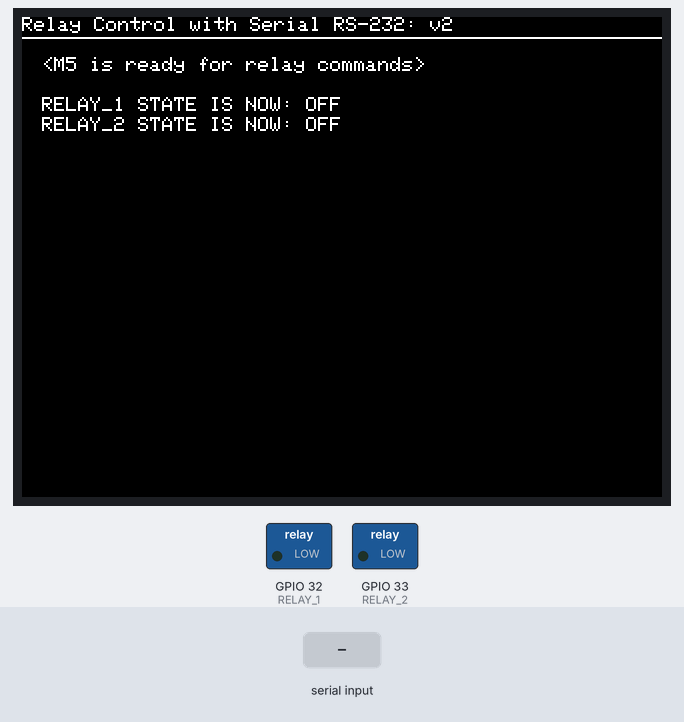
Bench run of a program on a simulated ESP32. Parts: 320×240 colour display, switched loads named in the program (green lamp = pin HIGH). The inputs (shaded band) are chosen by the test bench. What the program prints to the serial monitor is not drawn.

Above: at 1.3 s.
1.4 s: "<11>" received over the second serial link
At 2.6 s:
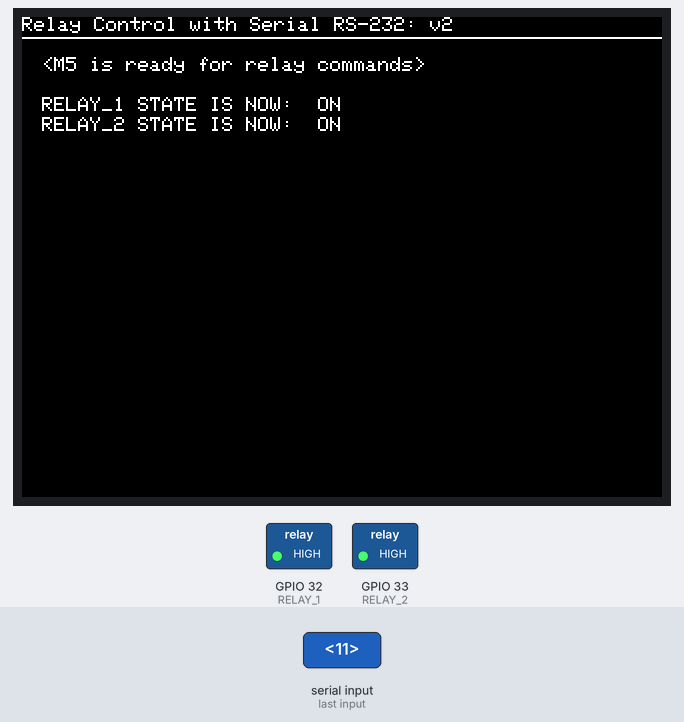
2.9 s: "<01>" received over the second serial link
At 3.9 s:
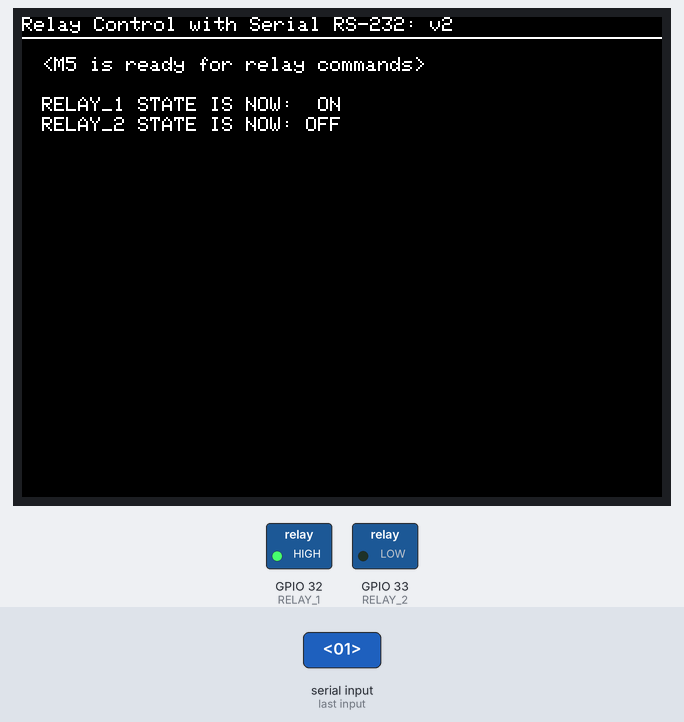
4.4 s: "<10>" received over the second serial link
At 5.0 s:
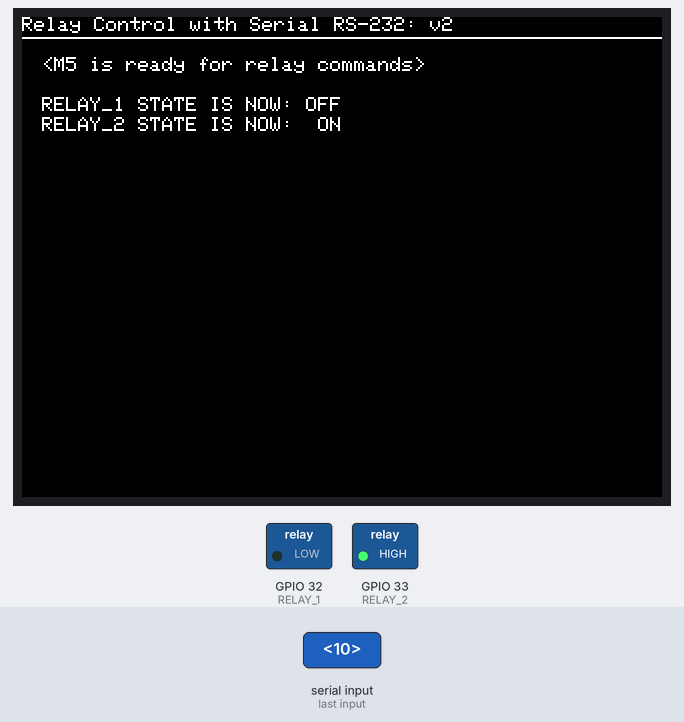
5.9 s: "<00>" received over the second serial link
At 6.2 s:
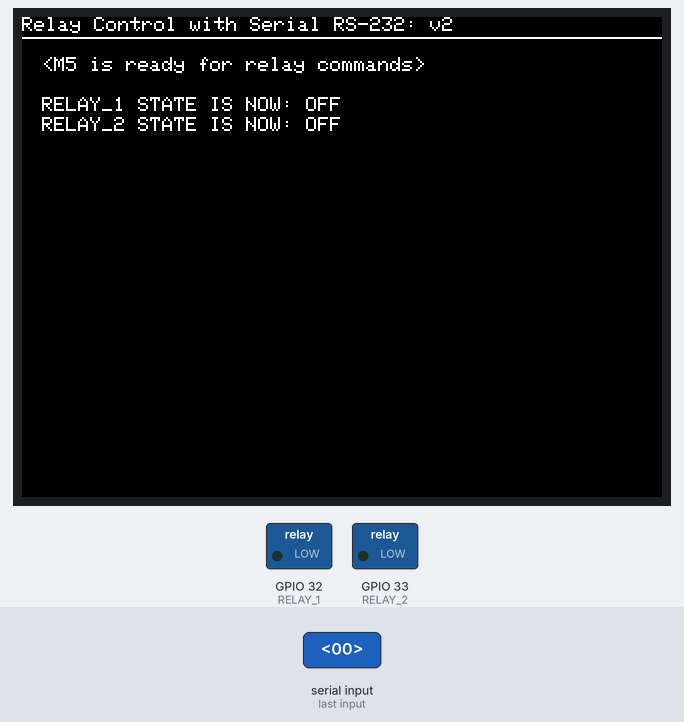
Timing chart, 0 to 8.4 s (numbered marks = the images above; inputs shaded):
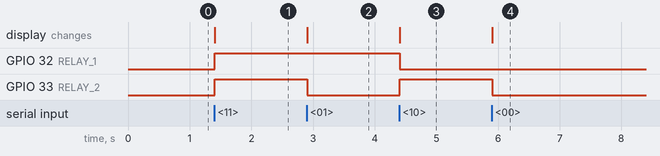

Measured:
- after the input at 1.4 s, GPIO 32 (RELAY_1), GPIO 33 (RELAY_2): LOW → HIGH at once; the display: changes at once (image 1)
- after the input at 2.9 s, GPIO 33 (RELAY_2): HIGH → LOW at once; the display: changes at once (image 2)
- after the input at 4.4 s, GPIO 32 (RELAY_1): HIGH → LOW at once; GPIO 33 (RELAY_2): LOW → HIGH at once; the display: changes at once (image 3)
- after the input at 5.9 s, GPIO 33 (RELAY_2): HIGH → LOW at once; the display: changes at once (image 4)

The program:

main.cpp
```cpp
#include <M5Core2.h>

// This M5Stack Core 2 script controls two relays serial data
// from the serial monitor, capturing the individual
// characters, then evaluating the contents them to see what
// ostate the relas should be in. Relay packet design is as follows:
// 	<00> : all relays off
//	<01> : relay 1 on
//	<10> : relay 2 on
//	<11> : both relays on

const int RELAY_1 = 32; // the board pin, which connects to the IN pin of relay 1
const int RELAY_2 = 33; // the board pin, which connects to the IN pin of relay 2

const byte numChars = 32;
char receivedChars[numChars];
boolean newData = false;

void setup()
{
  M5.begin();
  Serial.begin(115200);
  Serial1.begin(115200, SERIAL_8N1, 13, 14); // Configure serial port that will be read to control relays
  pinMode(RELAY_1, OUTPUT);                  // Set pin 21 to output mode.
  pinMode(RELAY_2, OUTPUT);                  // Set pin 22 to output mode.
  digitalWrite(RELAY_1, LOW);                // Set relay 1 to off at startup
  digitalWrite(RELAY_2, LOW);                // Set relay 2 to off at startup
  M5.Lcd.print("Relay Control with Serial RS-232: v2");
  M5.Lcd.drawLine(0, 10, 320, 10, WHITE);
  M5.Lcd.setCursor(10, 40);
  M5.Lcd.print("RELAY_1 STATE IS NOW: OFF");
  M5.Lcd.setCursor(10, 50);
  M5.Lcd.print("RELAY_2 STATE IS NOW: OFF");
  M5.Lcd.setCursor(10, 20);
  M5.Lcd.print("<M5 is ready for relay commands>");
  Serial1.write("<M5 is ready for relay commands>");
  Serial1.flush();
  Serial.print("<M5 is ready for relay commands>");
  Serial.println();
}

void recvWithStartEndMarkers() // function to read from serial Receive with start- and end-markers
{
  static boolean recvInProgress = false;
  static byte ndx = 0;
  char startMarker = '<';
  char endMarker = '>';
  char rc;

  while (Serial1.available() > 0 && newData == false)
  {

    rc = Serial1.read();

    if (recvInProgress == true)
    {
      if (rc != endMarker)
      {
        receivedChars[ndx] = rc;
        ndx++;
        if (ndx >= numChars)
        {
          ndx = numChars - 1;
        }
      }
      else
      {
        receivedChars[ndx] = '\0'; // terminate the string
        recvInProgress = false;
        ndx = 0;
        newData = true;
      }
    }

    else if (rc == startMarker)
    {
      recvInProgress = true;
    }
  }
}

void showNewData()
{
  if (newData)
  {
    Serial.print("Recieved ... ");
    Serial.println(receivedChars);

    if (!strcmp(receivedChars, "11"))
    { // if <11> is sent: both relays on
      M5.Lcd.setCursor(10, 40);
      M5.Lcd.print("RELAY_1 STATE IS NOW:  ON");
      M5.Lcd.setCursor(10, 50);
      M5.Lcd.print("RELAY_2 STATE IS NOW:  ON");
      digitalWrite(RELAY_1, HIGH);
      digitalWrite(RELAY_2, HIGH);
      Serial1.write("<11>"); // send a message back that shows the current state of the relay
      Serial1.flush();
      Serial.println("RELAY_1 AND RELAY_2 STATE IS NOW: ON");
    }

    if (!strcmp(receivedChars, "00"))
    { // if <00> is sent: both relays off
      M5.Lcd.setCursor(10, 40);
      M5.Lcd.print("RELAY_1 STATE IS NOW: OFF");
      M5.Lcd.setCursor(10, 50);
      M5.Lcd.print("RELAY_2 STATE IS NOW: OFF");
      digitalWrite(RELAY_1, LOW);
      digitalWrite(RELAY_2, LOW);
      Serial1.write("<00>"); // send a message back that shows the current state of the relay
      Serial1.flush();
      Serial.println("RELAY_1 AND RELAY_2 STATE IS NOW: OFF");
    }

    if (!strcmp(receivedChars, "01"))
    { // if <01> is sent: relay 2 is off and relay 1 is on
      M5.Lcd.setCursor(10, 40);
      M5.Lcd.print("RELAY_1 STATE IS NOW:  ON");
      M5.Lcd.setCursor(10, 50);
      M5.Lcd.print("RELAY_2 STATE IS NOW: OFF");
      digitalWrite(RELAY_1, HIGH);
      digitalWrite(RELAY_2, LOW);
      Serial1.write("<01>"); // send a message back that shows the current state of the relay
      Serial1.flush();
      Serial.println("RELAY_1 STATE IS NOW: ON");
    }

    if (!strcmp(receivedChars, "10"))
    { // if <10> is sent: relay 2 is on and relay 1 is off
      M5.Lcd.setCursor(10, 50);
      M5.Lcd.print("RELAY_2 STATE IS NOW:  ON");
      M5.Lcd.setCursor(10, 40);
      M5.Lcd.print("RELAY_1 STATE IS NOW: OFF");
      digitalWrite(RELAY_2, HIGH);
      digitalWrite(RELAY_1, LOW);
      Serial1.write("<10>"); // send a message back that shows the current state of the relay
      Serial1.flush();
      Serial.println("RELAY_2 STATE IS NOW: ON");
    }

    newData = false;
  }
}

void loop()
{
  recvWithStartEndMarkers();
  showNewData();
}
```
